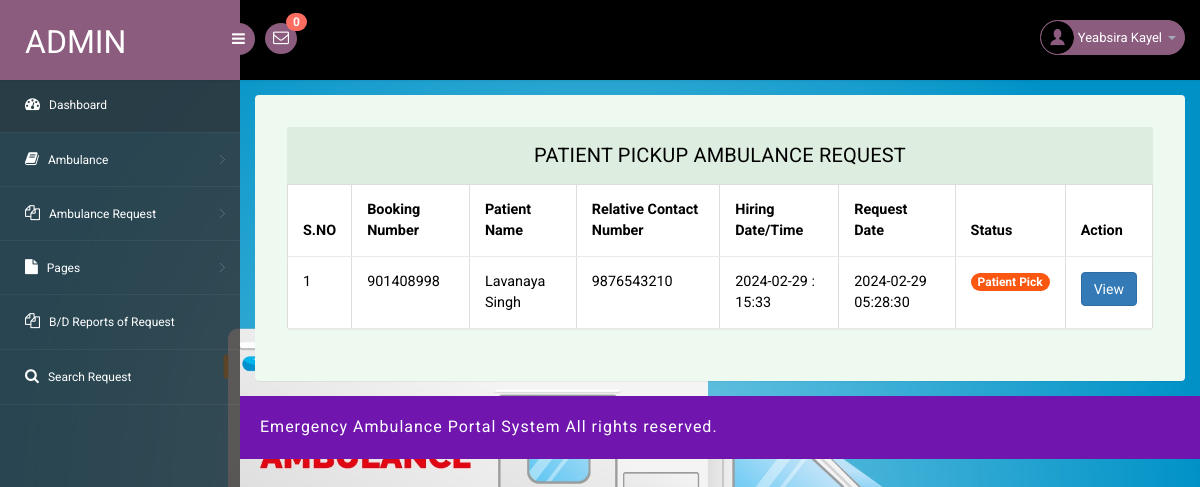
Screenshot of /eahp/admin/pickup-ambulance-request.php (signed in) with the database file from the repository.
### tables this page shows
CREATE TABLE `tblambulancehiring` (
  `ID` int(11) NOT NULL,
  `BookingNumber` int(10) DEFAULT NULL,
  `PatientName` varchar(250) DEFAULT NULL,
  `RelativeName` varchar(250) DEFAULT NULL,
  `RelativeConNum` bigint(11) DEFAULT NULL,
  `HiringDate` varchar(250) DEFAULT NULL,
  `HiringTime` varchar(250) DEFAULT NULL,
  `AmbulanceType` int(5) DEFAULT NULL,
  `Address` mediumtext DEFAULT NULL,
  `City` mediumtext DEFAULT NULL,
  `State` mediumtext DEFAULT NULL,
  `Message` longtext DEFAULT NULL,
  `BookingDate` timestamp NULL DEFAULT current_timestamp(),
  `Remark` varchar(250) DEFAULT NULL,
  `Status` varchar(250) DEFAULT NULL,
  `AmbulanceRegNo` varchar(250) DEFAULT NULL,
  `UpdationDate` timestamp NULL DEFAULT NULL ON UPDATE current_timestamp()
);

### eahp/admin/pickup-ambulance-request.php (the view, shortened to what this page needs)
<?php
include('includes/dbconnection.php');
if (strlen($_SESSION['eahpaid']==0)) {
  header('location:logout.php');
  } else{
?>
<!DOCTYPE html>
<head>
<link rel="stylesheet" href="css/bootstrap.min.css" >
<link href="css/style.css" rel='stylesheet' type='text/css' />
<link href="css/style-responsive.css" rel="stylesheet"/>
<link rel="stylesheet" href="css/font.css" type="text/css"/>
<link href="css/font-awesome.css" rel="stylesheet">
</head>
<body>
<section id="container">
<?php include_once('includes/header.php');?>
<?php include_once('includes/sidebar.php');?>
<section id="main-content">
	<section class="wrapper">
		<div class="table-agile-info">
 <div class="panel panel-default">
    <div class="panel-heading">
     Patient Pickup Ambulance Request
    </div>
    <div>
      <table class="table table-bordered">
        <thead>
          <tr>
            <th data-breakpoints="xs">S.NO</th>
            <th>Booking Number</th>
            <th>Patient Name</th>
            <th>Relative Contact Number</th>
            <th>Hiring Date/Time</th>
            <th>Request Date</th>
            <th>Status</th>
            <th data-breakpoints="xs">Action</th>
          </tr>
        </thead>
        <?php
$ret=mysqli_query($con,"select * from  tblambulancehiring  where tblambulancehiring.Status='Pickup'");
$cnt=1;
$count=mysqli_num_rows($ret);
if($count>0){
while ($row=mysqli_fetch_array($ret)) {
?>
        <tbody>
          <tr data-expanded="true">
            <td><?php echo $cnt;?></td>
              <td><?php  echo $row['BookingNumber'];?></td>
              <td><?php  echo $row['PatientName'];?></td>
                  <td><?php  echo $row['RelativeConNum'];?></td>
                  <td><?php  echo $row['HiringDate'];?> : <?php  echo $row['HiringTime'];?></td>
                  <td><?php  echo $row['BookingDate'];?></td>
                                   <td> <?php   $pstatus=$row['Status'];
                 if($pstatus==""){ ?>
<span class="badge badge-info">New</span>
 <?php } elseif($pstatus=="Assigned"){ ?>
<span } class="badge badge-primary">Assigned</span>
 <?php } elseif($pstatus=="On the way"){ ?>
<span class="badge badge-primary">On the Way</span>
 <?php } elseif($pstatus=="Pickup"){ ?>
<span class="badge badge-success">Patient Pick</span>
 <?php } elseif($pstatus=="Reached"){ ?>
<span class="badge badge-success">Patient Reached Hospital</span>
 <?php } elseif($pstatus=="Rejected"){ ?>
<span class="badge badge-success">Rejected</span>
<?php } ?>
</td>
                  <td><a href="booking-details.php?id=<?php echo $row['ID'];?>&&bookingnum=<?php echo $row['BookingNumber'];?>" class="btn btn-primary">View</a></td>
                </tr>
                <?php
$cnt=$cnt+1;
} } else {?>
<tr>
  <th colspan="8" style="color:red">No Record Found</th>
</tr>
<?php } ?>
 </tbody>
            </table>
    </div>
  </div>
</div>
</section>
		 <?php include_once('includes/footer.php');?>
</section>
</section>
</body>
</html>
<?php }  ?>

### eahp/admin/includes/header.php (shortened to what this page needs)
<?php
include('includes/dbconnection.php');
?>
<header class="header fixed-top clearfix">
<div class="brand">
    <a href="dashboard.php" class="logo">
        Admin
    </a>
    <div class="sidebar-toggle-box">
        <div class="fa fa-bars"></div>
    </div>
</div>
<div class="nav notify-row" id="top_menu">
    <ul class="nav top-menu">
<?php
$ret1=mysqli_query($con,"select * from tblambulancehiring
 where   (tblambulancehiring.Status is null || tblambulancehiring.Status='')");
$num=mysqli_num_rows($ret1);
?>
        <li id="header_inbox_bar" class="dropdown">
            <a data-toggle="dropdown" class="dropdown-toggle" href="#">
                <i class="fa fa-envelope-o"></i>
                <span class="badge bg-important"><?php echo $num;?></span>
            </a>
        </li>
    </ul>
</div>
<div class="top-nav clearfix">
    <ul class="nav pull-right top-menu">
        <li class="dropdown">
            <a data-toggle="dropdown" class="dropdown-toggle" href="#">
                <?php
$adid=$_SESSION['eahpaid'];
$ret=mysqli_query($con,"select AdminName from tbladmin where ID='$adid'");
$row=mysqli_fetch_array($ret);
$name=$row['AdminName'];
?>
                <img alt="" src="images/2.png">
                <span class="username"><?php echo $name; ?></span>
                <b class="caret"></b>
            </a>
        </li>
    </ul>
</div>
</header>

### eahp/admin/css/style.css (style rules this page uses)
ul, ol { margin: 0; }
html, body { font-family: 'Roboto', sans-serif; font-size: 100%; overflow-x: hidden; background: url(../images/bg.jpg) no-repeat 0px 0px; background-size:cover; }
body a { transition: 0.5s all ease; -webkit-transition: 0.5s all ease; -moz-transition: 0.5s all ease; -o-transition: 0.5s all ease; -ms-transition: 0.5s all ease; text-decoration:none; }
ul,label { margin:0; padding:0; }
#main-content { margin-left:240px; -webkit-transition:all .3s ease-in-out; -moz-transition:all .3s ease-in-out; -o-transition:all .3s ease-in-out; transition:all .3s ease-in-out; }
.header { left:0; right:0; z-index:1002; background:#000; -webkit-transition:all .3s ease-in-out; -moz-transition:all .3s ease-in-out; -o-transition:all .3s ease-in-out; transition:all .3s ease-in-out; }
.fixed-top { position:fixed; box-shadow:1px 0 3px rgba(0,0,0,.15); }
.wrapper { display:inline-block; margin-top:80px; padding:15px; width:100%; }
.brand { background:#8b5c7e; float:left; width:240px; height:80px; position:relative; }
a.logo { font-size:32px; color:#fff; float:left; margin:20px 0 0 25px; text-transform:uppercase; }
#top_menu .nav>li,ul.top-menu>li { float:left; }
.notify-row { float:left; margin-top:23px; margin-left:25px; }
ul.top-menu { margin-right:15px; margin-top: 0; }
ul.top-menu > li > a { color: #fff; font-size: 16px; background: #8b5c7e; padding: 4px 8px; margin-right: 15px; border-radius: 50%; -webkit-border-radius: 50%; padding-right: 8px !important; }
.notify-row .badge { position:absolute; right:-10px; top:-10px; z-index:100; }
.top-nav { margin-top:20px; }
.top-nav img { border-radius:50%; -webkit-border-radius:50%; width:33px; }
.top-nav .username { font-size:13px; color:#fff; }
.top-nav ul.top-menu>li>a { border-radius: 100px; -webkit-border-radius: 100px; padding: 0px; background: none; margin-right: 0; border: 1px solid #8b5c7e; background: #8b5c7e; }
.top-nav ul.top-menu>li { margin-left:10px; }
.top-nav .nav .caret { border-bottom-color:#A4AABA; border-top-color:#A4AABA; }
.sidebar-toggle-box { float:left; margin-top:23px; margin-left:-15px; background:#8b5c7e; border-radius:50%; -webkit-border-radius:50%; width:32px; height:32px; position:absolute; right:-15px; }
.sidebar-toggle-box .fa-bars { cursor:pointer; display:inline-block; font-size:15px; padding:8px 8px 8px 9px; color:#fff; }
.panel-heading { position: relative; height: 57px; line-height: 57px; letter-spacing: 0.2px; color: #000; font-size: 18px; font-weight: 400; padding: 0 16px; background:#ddede0; border-top-right-radius: 2px; border-top-left-radius: 2px; text-transform: uppercase; text-align: center; }
.panel { border: none ! important; }
.table>thead>tr>th { border-bottom: 1px solid #e1ab91 ! important; }
.table>tbody>tr>td, .table>tbody>tr>th, .table>tfoot>tr>td, .table>tfoot>tr>th, .table>thead>tr>td, .table>thead>tr>th { border-bottom: 1px solid #e9e9e9 ! important; }
.table > thead > tr > th, .table > tbody > tr > th, .table > tfoot > tr > th, .table > thead > tr > td, .table > tbody > tr > td, .table > tfoot > tr > td { border-top: none !important; }
.badge-success { background-color: #fb5710; }
.table td, .table>tbody>tr>td, .table>tbody>tr>th, .table>tfoot>tr>td, .table>tfoot>tr>th, .table>thead>tr>td, .table>thead>tr>th { padding: 15px!important; }
.table > thead > tr > th, .table > tbody > tr > th, .table > tfoot > tr > th, .table > thead > tr > td, .table > tbody > tr > td, .table > tfoot > tr > td { font-size: 0.9em; color: #000; border-top: none !important; }
.table-agile-info { background: #eef9f0; padding: 2em; border-radius: 4px; -webkit-box-shadow: 0 1px 1px rgba(0,0,0,.05); box-shadow: 0 1px 1px rgba(0,0,0,.05); }
.panel-default>.panel-heading { color: #000000 ! important; background-color: #ddede0 ! important; border-color: #ddede0 ! important; font-size: 20px; }
.badge.bg-important { background: #ff6c60; }

### rows the page displays
tblambulancehiring: BookingNumber "901408998", PatientName "Lavanaya Singh", RelativeConNum "9876543210", HiringDate "2024-02-29", HiringTime "15:33", BookingDate "2024-02-29 05:28:30", Status "Patient Pick"

### other values shown
$num "0"
$name "Yeabsira Kayel"
